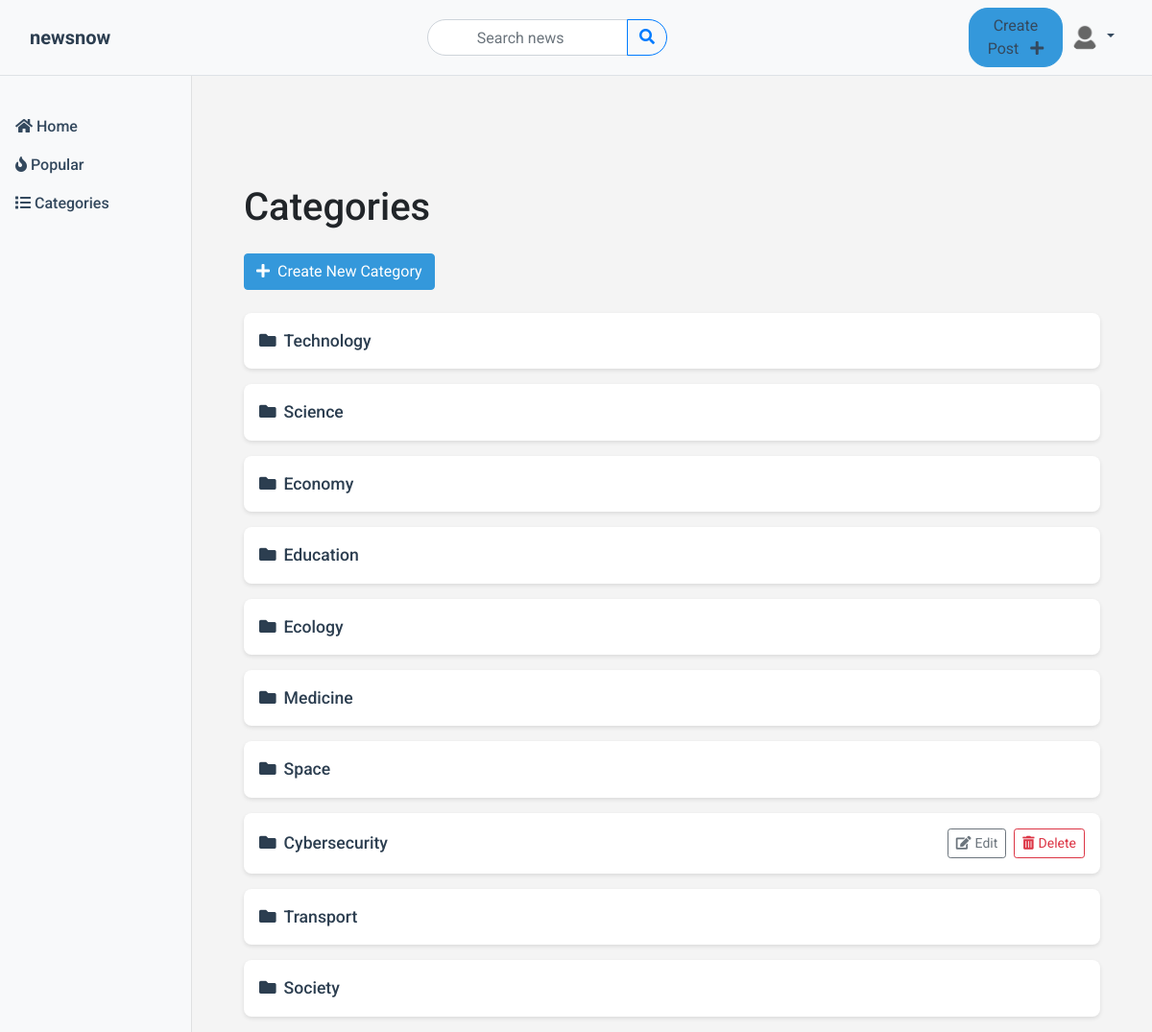
Screenshot of /categories/ (signed in) with the database file from the repository.
### news/models.py (models this page shows, shortened)
class Profile(models.Model):
    user = models.OneToOneField(User, on_delete=models.CASCADE)
    avatar = models.ImageField(default='avatars/default_avatar.jpg', upload_to='avatars/')

class Category(models.Model):
    name = models.CharField(max_length=100, unique=True)
    creator = models.ForeignKey(User, on_delete=models.CASCADE)

### news/views.py (the view)
# urls.py: path('categories/', views.category_list, name='category_list'),
def category_list(request):
    categories = Category.objects.all()
    context = {
        'categories': categories,
    }
    return render(request, 'news/category_list.html', context)

### news/templates/news/category_list.html (shortened to what this page needs)
{% extends 'news/base.html' %}
{% load static %}
{% block extra_css %}
    <link rel="stylesheet" href="{% static 'css/category_list.css' %}">
{% endblock %}
{% block content %}
<div class="container mt-4">
    <h1 class="mb-4">Categories</h1>
    <a href="{% url 'category_create' %}" class="btn btn-primary mb-4">
        <i class="fas fa-plus mr-2"></i>Create New Category
    </a>
    <ul class="category-list">
        {% for category in categories %}
        <li class="category-item">
            <a href="{% url 'category_posts' category.id %}" class="category-link">
                <i class="fas fa-folder mr-2"></i>{{ category.name }}
            </a>
            {% if user.is_authenticated and category.creator == user %}
            <div class="category-actions">
                <a href="{% url 'category_edit' category.id %}" class="btn btn-outline-secondary btn-sm">
                    <i class="fas fa-edit mr-1"></i>Edit
                </a>
                <form method="post" action="{% url 'category_delete' category.id %}" class="d-inline-block" onsubmit="return confirm('Are you sure you want to delete this category?');">
                    <button type="submit" class="btn btn-outline-danger btn-sm">
                        <i class="fas fa-trash-alt mr-1"></i>Delete
                    </button>
                </form>
            </div>
            {% endif %}
        </li>
        {% endfor %}
    </ul>
</div>
{% endblock %}

### news/templates/news/base.html (shortened to what this page needs)
{% load static %}
<!DOCTYPE html>
<html lang="en">
<head>
    <link href="https://stackpath.bootstrapcdn.com/bootstrap/4.5.2/css/bootstrap.min.css" rel="stylesheet">
    <link href="https://cdnjs.cloudflare.com/ajax/libs/font-awesome/5.15.4/css/all.min.css" rel="stylesheet">
    <link rel="stylesheet" href="{% static 'css/styles.css' %}">
    {% block extra_css %}{% endblock %}
</head>
<body class="d-flex flex-column min-vh-100">
    <nav class="navbar navbar-expand-lg navbar-light bg-light fixed-top">
        <div class="container-fluid">
            <a class="navbar-brand" href="{% url 'post_list' %}">newsnow</a>
            <div class="collapse navbar-collapse justify-content-center" id="navbarNav">
                <form class="form-inline my-2 my-lg-0 search-form" method="GET" action="{% url 'post_list' %}">
                    <div class="input-group">
                        <input class="form-control" type="search" placeholder="Search news" aria-label="Search" name="q" value="{{ request.GET.q }}">
                        <div class="input-group-append">
                            <button class="btn btn-outline-dark" type="submit">
                                <i class="fas fa-search"></i>
                            </button>
                        </div>
                    </div>
                </form>
                <ul class="navbar-nav ml-auto align-items-center">
                    {% if user.is_authenticated %}
                        <li class="nav-item">
                            <a class="nav-link btn btn-primary text-white create-post-btn" href="{% url 'post_create' %}">
                                Create Post <i class="fas fa-plus ml-2"></i>
                            </a>
                        </li>
                        <li class="nav-item dropdown">
                            <a class="nav-link dropdown-toggle" href="#" id="navbarDropdown" role="button" data-toggle="dropdown" aria-haspopup="true" aria-expanded="false">
                                <img src="{{ user.profile.avatar.url }}" alt="Avatar" class="rounded-circle" width="30" height="30">
                            </a>
                        </li>
                    {% else %}
                        <li class="nav-item">
                            <a class="nav-link" href="{% url 'login' %}">Login</a>
                        </li>
                    {% endif %}
                </ul>
            </div>
        </div>
    </nav>
    <div class="container-fluid">
        <div class="row">
            <nav class="col-md-3 col-lg-2 d-none d-lg-block bg-light sidebar">
                <div class="sidebar-sticky">
                    <ul class="nav flex-column">
                        <li class="nav-item">
                            <a class="nav-link" href="{% url 'post_list' %}">
                                <i class="fas fa-home"></i> Home
                            </a>
                        </li>
                        <li class="nav-item">
                            <a class="nav-link" href="{% url 'popular_posts' %}">
                                <i class="fas fa-fire"></i> Popular
                            </a>
                        </li>
                        <li class="nav-item">
                            <a class="nav-link" href="{% url 'category_list' %}">
                                <i class="fas fa-list"></i> Categories
                            </a>
                        </li>
                    </ul>
                </div>
            </nav>
            <main role="main" class="col-md-9 ml-sm-auto col-lg-10 px-md-4">
                <div class="container mt-5 pt-3">
                    {% block content %}
                    {% endblock %}
                </div>
            </main>
        </div>
    </div>
</body>
</html>

### news/static/css/styles.css (style rules this page uses)
body { font-family: 'Roboto', sans-serif; background-color: #f4f4f4; padding-top: 56px; }
.navbar { border-bottom: 1px solid #dee2e6; }
.navbar-brand { font-weight: bold; color: #2c3e50 !important; }
.nav-link { color: #34495e !important; }
.search-form { position: relative; margin: 20px 0; max-width: 100%; width: 100%; display: flex; justify-content: center; }
.form-control { background-color: #ffffff; border-radius: 20px; text-align: center; border: 1px solid #ced4da; color: #495057; }
.form-control::placeholder { color: #6c757d; text-align: center; }
.btn-outline-dark { border-radius: 20px; border-color: #007bff; color: #007bff; }
.create-post-btn { border-radius: 20px; background-color: #007bff; transition: all 0.3s ease; border-color: #3498db; padding: 0.375rem 1rem; margin: 0 auto; }
.sidebar { position: fixed; top: 56px; bottom: 0; left: 0; z-index: 100; padding: 48px 0 0; box-shadow: inset -1px 0 0 rgba(0, 0, 0, .1); background-color: #f8f9fa !important; }
.sidebar-sticky { position: relative; top: 0; height: calc(100vh - 48px); padding-top: .5rem; overflow-x: hidden; overflow-y: auto; }
.sidebar .nav-link { font-weight: 500; color: #212529; }
main { padding-top: 48px; }

### news/static/css/category_list.css (style rules this page uses)
.category-list { list-style-type: none; padding: 0; }
.category-item { background-color: #fff; border-radius: 8px; box-shadow: 0 2px 4px rgba(0,0,0,0.1); margin-bottom: 1rem; padding: 1rem; display: flex; justify-content: space-between; align-items: center; transition: all 0.3s ease; }
.category-link { color: #2c3e50; font-weight: 500; text-decoration: none; font-size: 1.1rem; }
.category-actions { display: flex; gap: 0.5rem; }
.btn-primary { background-color: #3498db; border-color: #3498db; }
.btn-outline-secondary, .btn-outline-danger { transition: all 0.3s ease; }

### rows the page displays
Category: name "Technology"
Category: name "Science"
Category: name "Economy"
Category: name "Education"
Category: name "Ecology"
Category: name "Medicine"
Category: name "Space"
Category: name "Cybersecurity", shows "Edit"
Category: name "Transport"
Category: name "Society"
